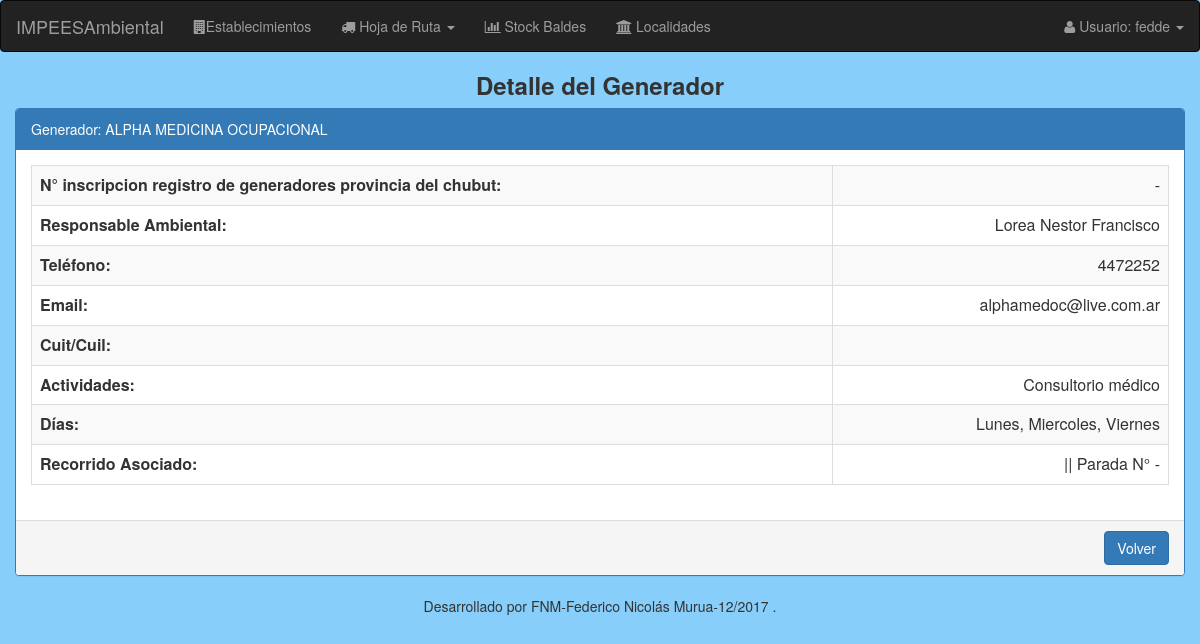
/generadores/detalle/generadores/2/ (signed in), run on an earlier commit of the app's database.
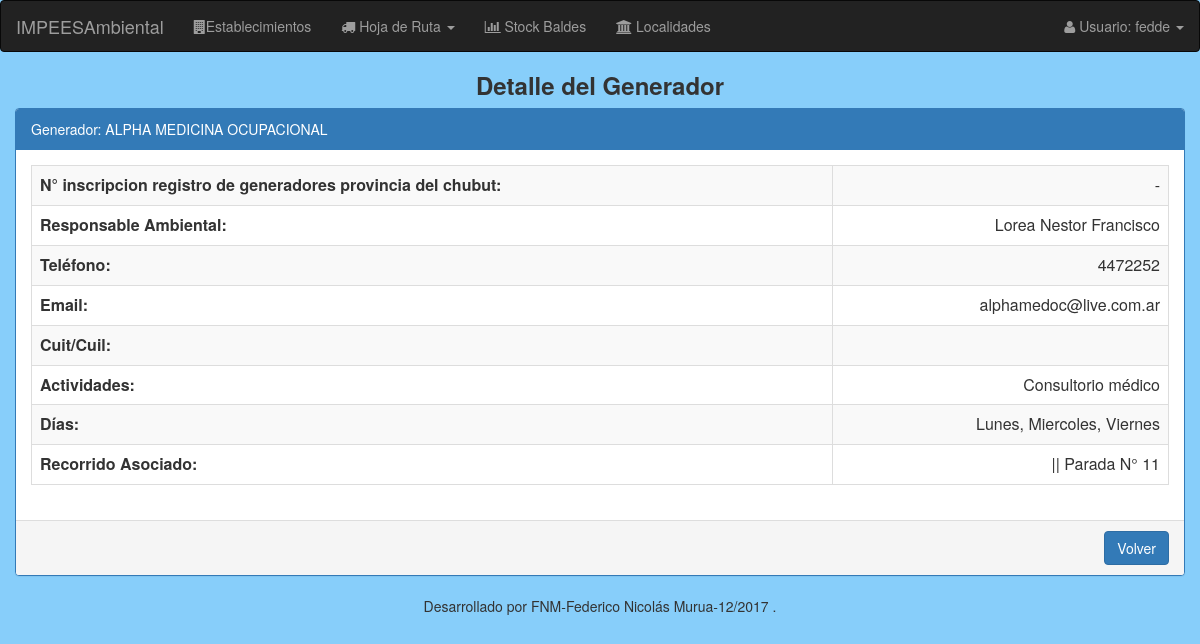
And on a later commit of the database.
### modulo_I/models.py (models this page shows, shortened)
class EstablecimientoGenerador(models.Model):
    nro_inscripcion = models.BigIntegerField(unique=True, blank=True, null=True, default=None) # N° inscripcion registro de generadores provincia del chubut
    activo = models.BooleanField(default=False)
    razon_social = models.CharField(max_length=50)
    direccion = models.CharField(max_length=100)
    tipo_actividad = MultiSelectField(choices=sorted(Actividades), blank=True, null=True)
    recoleccion = MultiSelectField(choices=Dias, blank=True, null=True)
    localidad = models.ForeignKey('Localidad', null=True, on_delete=models.SET_NULL)
    telefono = models.CharField(max_length=50, blank=True, null=True)
    email = models.CharField(max_length=200, blank=True, null=True)
    responsable_ambiental = models.CharField(max_length=50, blank=True, null=True)
    cuit = models.CharField(max_length=20, blank=True, null=True)
    recorrido = models.ForeignKey('Recorrido', blank=True, null=True, on_delete=models.SET_NULL)
    nro_parada = models.IntegerField(validators=[MinValueValidator(1)], blank=True, null=True)
    recorrido_extra = models.ForeignKey('Recorrido', blank=True, null=True, on_delete=models.SET_NULL, related_name="recorrido_extra")
    nro_parada_extra = models.IntegerField(validators=[MinValueValidator(1)], blank=True, null=True)

### modulo_I/views.py (the view)
@login_required
def detalle_generadores(request, nro_generador):
    generador = EstablecimientoGenerador.objects.get(id=nro_generador)
    return render(request, 'establecimiento/generador_detalle.html', {'generador': generador})

### modulo_I/templates/establecimiento/generador_detalle.html (shortened to what this page needs)
{% extends "base/base_detalle.html" %}
{% load staticfiles %}
{% load staticfiles bootstrap3 %}
{% block header-title %}Detalle del Generador{% endblock %}
{% block panel-heading %}
  Generador: {{generador.razon_social}}
{% endblock %}
{% block detalle %}
  <table class="table table-striped table-bordered">
      <tbody>
          <tr>
              <th>N° inscripcion registro de generadores provincia del chubut:</th>
              <td style="text-align:right;"> {{ generador.nro_inscripcion|default_if_none:"-" }}</td>
          </tr>
          <tr>
              <th>Responsable Ambiental:</th>
              <td style="text-align:right;"> {{ generador.responsable_ambiental|default_if_none:"-" }}</td>
          </tr>
          <tr>
              <th>Teléfono:</th>
              <td style="text-align:right;"> {{ generador.telefono|default_if_none:"-" }}</td>
          </tr>
          <tr>
              <th>Email:</th>
              <td style="text-align:right;"> {{ generador.email|default_if_none:"-" }}</td>
          </tr>
          <tr>
              <th>Cuit/Cuil:</th>
              <td style="text-align:right;"> {{ generador.cuit|default_if_none:"-" }}</td>
          </tr>
          <tr>
              <th>Actividades:</th>
              <td style="text-align:right;"> {{ generador.get_tipo_actividad_display|default_if_none:"-" }}</td>
          </tr>
          <tr>
              <th>Días:</th>
              <td style="text-align:right;"> {{ generador.get_recoleccion_display|default_if_none:"-" }}</td>
          </tr>
          <tr>
              <th>Recorrido Asociado:</th>
              <td style="text-align:right;"> {% for recorrido in generador.recorrido.all %}{{ recorrido }}, {% endfor %} || Parada N° {{ generador.nro_parada|default_if_none:"-" }}</td>
          </tr>
      </tbody>
  </table>
{% endblock %}
{% block url-volver %}
  {% url 'generadores:listado_generadores' %}
{% endblock %}

What changed in the data, as far as the page shows it:
changed EstablecimientoGenerador "Lorea Nestor Francisco": nro_parada "-" → "11"
